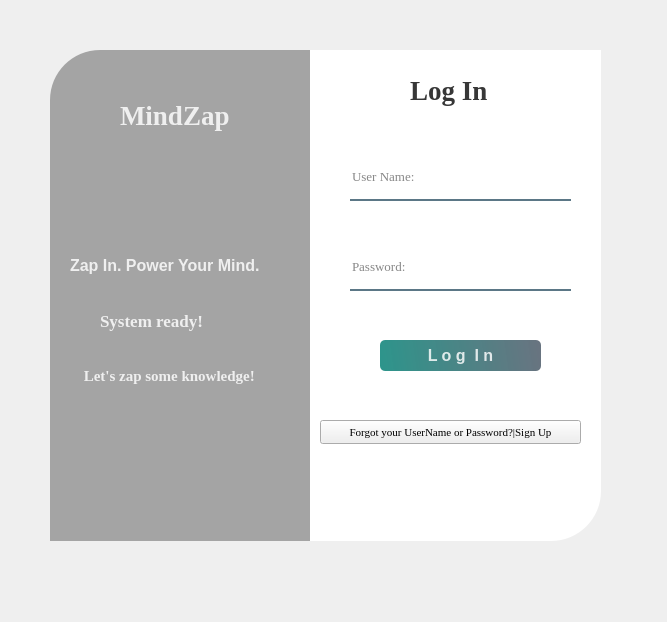
<?xml version="1.0" encoding="UTF-8"?>
<ui version="4.0">
 <class>Form</class>
 <widget class="QWidget" name="Form">
  <property name="geometry">
   <rect>
    <x>0</x>
    <y>0</y>
    <width>667</width>
    <height>622</height>
   </rect>
  </property>
  <property name="windowTitle">
   <string>Form</string>
  </property>
  <widget class="QWidget" name="widget" native="true">
   <property name="geometry">
    <rect>
     <x>20</x>
     <y>10</y>
     <width>611</width>
     <height>581</height>
    </rect>
   </property>
   <property name="styleSheet">
    <string notr="true">
QPushButton#pushButton {
    background-color: qlineargradient(spread:pad, x1:0, y1:0.505682, x2:1, y2:0.477, stop:0 rgba(11, 131, 120, 219), stop:1 rgba(85, 98, 112, 226));
    color: rgba(255, 255, 255, 210);
    border-radius: 5px;
}

QPushButton#pushButton:hover {
    background-color: qlineargradient(spread:pad, x1:0, y1:0.505682, x2:1, y2:0.477, stop:0 rgba(150, 123, 111, 219), stop:1 rgba(85, 81, 84, 226));
}

QPushButton#pushButton:pressed {
    padding-left: 5px;
    padding-top: 5px;
    background-color: rgba(150, 123, 111, 255);
}

/* Styling for the Register Button (assuming objectName is registerButton) */
QPushButton#registerButton {
    background-color: qlineargradient(spread:pad, x1:0, y1:0.505682, x2:1, y2:0.477, stop:0 rgba(11, 131, 120, 219), stop:1 rgba(85, 98, 112, 226)); /* Teal to Green gradient */
    color: rgba(255, 255, 255, 210); /* White text color */
    border-radius: 5px; /* Rounded corners */
    border: none; /* No border */
}

QPushButton#registerButton:hover {
    background-color: qlineargradient(spread:pad, x1:0, y1:0.505682, x2:1, y2:0.477, stop:0 rgba(150, 123, 111, 219), stop:1 rgba(85, 81, 84, 226)); 
}

QPushButton#registerButton:pressed {
    padding-left: 5px;
    padding-top: 5px;
    background-color: rgba(150, 123, 111, 255); 
}</string>
   </property>
   <widget class="QLabel" name="label">
    <property name="geometry">
     <rect>
      <x>30</x>
      <y>40</y>
      <width>280</width>
      <height>491</height>
     </rect>
    </property>
    <property name="styleSheet">
     <string notr="true">border-image: url(:/image/Users/DELL/Desktop/MindZap/background.jpeg);
border-top-left-radius:50px;</string>
    </property>
    <property name="text">
     <string/>
    </property>
   </widget>
   <widget class="QLabel" name="label_2">
    <property name="geometry">
     <rect>
      <x>30</x>
      <y>40</y>
      <width>281</width>
      <height>491</height>
     </rect>
    </property>
    <property name="styleSheet">
     <string notr="true">background-color:rgba(0,0,0,80);
border-image: url(:/image/background.jpeg);
border-top-left-radius:50px;</string>
    </property>
    <property name="text">
     <string/>
    </property>
    <property name="wordWrap">
     <bool>false</bool>
    </property>
   </widget>
   <widget class="QLabel" name="label_3">
    <property name="geometry">
     <rect>
      <x>290</x>
      <y>40</y>
      <width>291</width>
      <height>491</height>
     </rect>
    </property>
    <property name="font">
     <font>
      <pointsize>12</pointsize>
      <bold>true</bold>
     </font>
    </property>
    <property name="styleSheet">
     <string notr="true">background-color:rgba(255,255,255,255);
border-bottom-right-radius:50px;</string>
    </property>
    <property name="text">
     <string/>
    </property>
   </widget>
   <widget class="QLabel" name="label_4">
    <property name="geometry">
     <rect>
      <x>390</x>
      <y>60</y>
      <width>121</width>
      <height>41</height>
     </rect>
    </property>
    <property name="font">
     <font>
      <family>Times New Roman</family>
      <pointsize>20</pointsize>
      <bold>true</bold>
     </font>
    </property>
    <property name="styleSheet">
     <string notr="true">color:rgba(0,0,0,200);</string>
    </property>
    <property name="text">
     <string>Log In</string>
    </property>
   </widget>
   <widget class="QLineEdit" name="lineEdit">
    <property name="geometry">
     <rect>
      <x>330</x>
      <y>150</y>
      <width>221</width>
      <height>41</height>
     </rect>
    </property>
    <property name="font">
     <font>
      <family>Times New Roman</family>
      <pointsize>10</pointsize>
     </font>
    </property>
    <property name="styleSheet">
     <string notr="true">background-color:rgba(0,0,0,0);
border: none;
border-bottom:2px solid rgba(46,82,101,200);
color:rgba(0,0,0,240);
padding-bottom:7px;
</string>
    </property>
    <property name="placeholderText">
     <string>User Name:</string>
    </property>
   </widget>
   <widget class="QLineEdit" name="lineEdit_2">
    <property name="geometry">
     <rect>
      <x>330</x>
      <y>240</y>
      <width>221</width>
      <height>41</height>
     </rect>
    </property>
    <property name="font">
     <font>
      <family>Times New Roman</family>
      <pointsize>10</pointsize>
     </font>
    </property>
    <property name="styleSheet">
     <string notr="true">background-color:rgba(0,0,0,0);
border: none;
border-bottom:2px solid rgba(46,82,101,200);
color:rgba(0,0,0,240);
padding-bottom:7px;
</string>
    </property>
    <property name="echoMode">
     <enum>QLineEdit::EchoMode::Normal</enum>
    </property>
    <property name="placeholderText">
     <string>Password:</string>
    </property>
   </widget>
   <widget class="QPushButton" name="pushButton">
    <property name="geometry">
     <rect>
      <x>360</x>
      <y>330</y>
      <width>161</width>
      <height>31</height>
     </rect>
    </property>
    <property name="font">
     <font>
      <pointsize>12</pointsize>
      <bold>true</bold>
     </font>
    </property>
    <property name="text">
     <string>L o g  I n</string>
    </property>
   </widget>
   <widget class="QLabel" name="label_7">
    <property name="geometry">
     <rect>
      <x>100</x>
      <y>70</y>
      <width>141</width>
      <height>71</height>
     </rect>
    </property>
    <property name="font">
     <font>
      <family>Times New Roman</family>
      <pointsize>20</pointsize>
      <bold>true</bold>
     </font>
    </property>
    <property name="styleSheet">
     <string notr="true">color:rgba(255,255,255,210);</string>
    </property>
    <property name="text">
     <string>MindZap</string>
    </property>
   </widget>
   <widget class="QLabel" name="label_8">
    <property name="geometry">
     <rect>
      <x>50</x>
      <y>230</y>
      <width>231</width>
      <height>51</height>
     </rect>
    </property>
    <property name="font">
     <font>
      <pointsize>12</pointsize>
      <bold>true</bold>
     </font>
    </property>
    <property name="styleSheet">
     <string notr="true">color:rgba(255,255,255,210);</string>
    </property>
    <property name="text">
     <string>Zap In. Power Your Mind.</string>
    </property>
   </widget>
   <widget class="QLabel" name="label_9">
    <property name="geometry">
     <rect>
      <x>80</x>
      <y>290</y>
      <width>151</width>
      <height>41</height>
     </rect>
    </property>
    <property name="font">
     <font>
      <family>Times New Roman</family>
      <pointsize>13</pointsize>
      <bold>true</bold>
     </font>
    </property>
    <property name="styleSheet">
     <string notr="true">color:rgba(255,255,255,210);</string>
    </property>
    <property name="text">
     <string>System ready!</string>
    </property>
   </widget>
   <widget class="QLabel" name="label_10">
    <property name="geometry">
     <rect>
      <x>60</x>
      <y>350</y>
      <width>221</width>
      <height>31</height>
     </rect>
    </property>
    <property name="font">
     <font>
      <family>Times New Roman</family>
      <pointsize>11</pointsize>
      <bold>true</bold>
     </font>
    </property>
    <property name="styleSheet">
     <string notr="true">color:rgba(255,255,255,210);</string>
    </property>
    <property name="text">
     <string> Let's zap some knowledge!</string>
    </property>
   </widget>
   <widget class="QPushButton" name="forgotPasswordLabel_2">
    <property name="geometry">
     <rect>
      <x>300</x>
      <y>410</y>
      <width>261</width>
      <height>24</height>
     </rect>
    </property>
    <property name="font">
     <font>
      <family>Times New Roman</family>
      <pointsize>8</pointsize>
      <bold>false</bold>
     </font>
    </property>
    <property name="text">
     <string>Forgot your UserName or Password?|Sign Up</string>
    </property>
   </widget>
  </widget>
 </widget>
 <resources>
  <include location="res.qrc"/>
 </resources>
 <connections/>
</ui>
